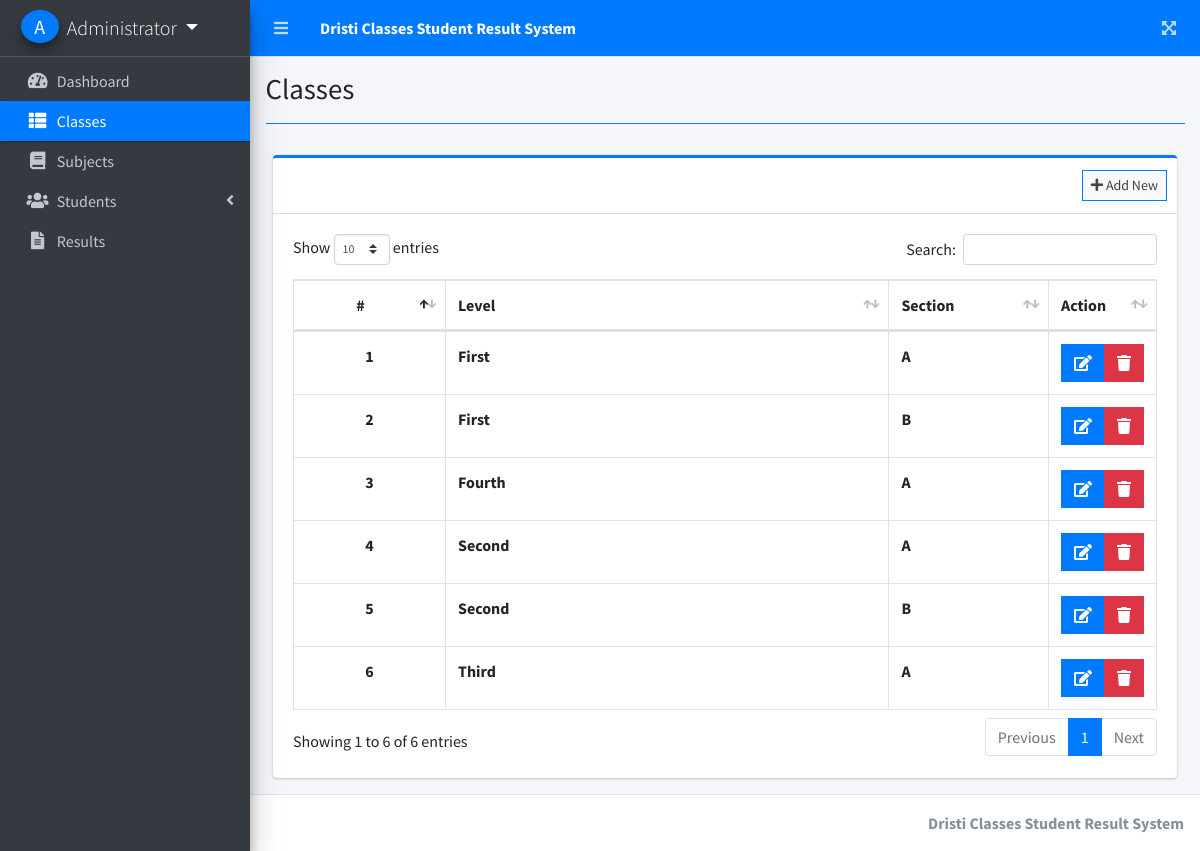
The app's page /index.php?page=classes (signed in) with its own data.
### tables this page shows
CREATE TABLE `classes` (
  `id` int(30) NOT NULL,
  `level` varchar(200) NOT NULL,
  `section` varchar(200) NOT NULL,
  `date_created` datetime NOT NULL DEFAULT current_timestamp()
);

### classes.php (the view, shortened to what this page needs)
<?php include'db_connect.php' ?>
<div class="col-lg-12">
	<div class="card card-outline card-primary">
		<div class="card-header">
			<div class="card-tools">
				<a class="btn btn-block btn-sm btn-default btn-flat border-primary new_class" href="javascript:void(0)"><i class="fa fa-plus"></i> Add New</a>
			</div>
		</div>
		<div class="card-body">
			<table class="table tabe-hover table-bordered" id="list">
				<colgroup>
					<col width="20%">
					<col width="60%">
					<col width="20%">
				</colgroup>
				<thead>
					<tr>
						<th class="text-center">#</th>
						<th>Level</th>
						<th>Section</th>
						<th>Action</th>
					</tr>
				</thead>
				<tbody>
					<?php
					$i = 1;
					$qry = $conn->query("SELECT * FROM classes order by level asc, section asc ");
					while($row= $qry->fetch_assoc()):
					?>
					<tr>
						<th class="text-center"><?php echo $i++ ?></th>
						<td><b><?php echo $row['level'] ?></b></td>
						<td><b><?php echo $row['section'] ?></b></td>
						<td class="text-center">
		                    <div class="btn-group">
		                        <a href="javascript:void(0)" data-id='<?php echo $row['id'] ?>' class="btn btn-primary btn-flat manage_class">
		                          <i class="fas fa-edit"></i>
		                        </a>
		                        <button type="button" class="btn btn-danger btn-flat delete_class" data-id="<?php echo $row['id'] ?>">
		                          <i class="fas fa-trash"></i>
		                        </button>
	                      </div>
						</td>
					</tr>
				<?php endwhile; ?>
				</tbody>
			</table>
		</div>
	</div>
</div>

### index.php (shortened to what this page needs)
<!DOCTYPE html>
<html lang="en">
<?php
	include 'header.php'
?>
<body class="hold-transition sidebar-mini layout-fixed layout-navbar-fixed layout-footer-fixed">
<div class="wrapper">
  <?php include 'topbar.php' ?>
  <?php include 'sidebar.php' ?>
  <div class="content-wrapper">
    <div class="content-header">
      <div class="container-fluid">
        <div class="row mb-2">
          <div class="col-sm-6">
            <h1 class="m-0"><?php echo $title ?></h1>
          </div>
        </div>
            <hr class="border-primary">
      </div>
    </div>
    <section class="content">
      <div class="container-fluid">
         <?php
            $page = isset($_GET['page']) ? $_GET['page'] : 'home';
            if(!file_exists($page.".php")){
                include '404.html';
            }else{
            include $page.'.php';
            }
          ?>
      </div>
    </section>
  </div>
  <footer class="main-footer">
    <div class="float-right d-none d-sm-inline-block">
      <b><?php echo $_SESSION['system']['name'] ?></b>
    </div>
  </footer>
</div>
</body>
</html>

### header.php (shortened to what this page needs)
<head>
  <?php
  $title = isset($_GET['page']) ? ucwords(str_replace("_", ' ', $_GET['page'])) : "Home";
  $title = str_replace("Persons Companies","Persons/Companies",$title);
  ?>
  <link rel="stylesheet" href="assets/plugins/fontawesome-free/css/all.min.css">
  <link rel="stylesheet" href="assets/plugins/overlayScrollbars/css/OverlayScrollbars.min.css">
  <link rel="stylesheet" href="assets/plugins/datatables-bs4/css/dataTables.bootstrap4.min.css">
  <link rel="stylesheet" href="assets/plugins/datatables-responsive/css/responsive.bootstrap4.min.css">
  <link rel="stylesheet" href="assets/plugins/datatables-buttons/css/buttons.bootstrap4.min.css">
  <link rel="stylesheet" href="assets/plugins/select2/css/select2.min.css">
  <link rel="stylesheet" href="assets/plugins/select2-bootstrap4-theme/select2-bootstrap4.min.css">
  <link rel="stylesheet" href="assets/plugins/sweetalert2-theme-bootstrap-4/bootstrap-4.min.css">
  <link rel="stylesheet" href="assets/plugins/toastr/toastr.min.css">
  <link rel="stylesheet" href="assets/plugins/dropzone/min/dropzone.min.css">
  <link rel="stylesheet" href="assets/dist/css/jquery.datetimepicker.min.css">
  <link rel="stylesheet" href="assets/plugins/icheck-bootstrap/icheck-bootstrap.min.css">
  <link rel="stylesheet" href="assets/plugins/bootstrap4-toggle/css/bootstrap4-toggle.min.css">
  <link rel="stylesheet" href="assets/dist/css/adminlte.min.css">
  <link rel="stylesheet" href="assets/dist/css/styles.css">
  <link rel="stylesheet" href="assets/plugins/summernote/summernote-bs4.min.css">
</head>

### topbar.php (shortened to what this page needs)
<nav class="main-header navbar navbar-expand navbar-primary navbar-dark ">
  <ul class="navbar-nav">
    <?php if(isset($_SESSION['login_id'])): ?>
    <li class="nav-item">
      <a class="nav-link" data-widget="pushmenu" href="" role="button"><i class="fas fa-bars"></i></a>
    </li>
  <?php endif; ?>
    <li>
      <a class="nav-link text-white"  href="./" role="button"> <large><b><?php echo $_SESSION['system']['name'] ?></b></large></a>
    </li>
  </ul>
  <ul class="navbar-nav ml-auto">
    <li class="nav-item">
      <a class="nav-link" data-widget="fullscreen" href="#" role="button">
        <i class="fas fa-expand-arrows-alt"></i>
      </a>
    </li>
  </ul>
</nav>

### sidebar.php (shortened to what this page needs)
<aside class="main-sidebar sidebar-dark-primary elevation-4">
  <div class="dropdown">
 	<a href="javascript:void(0)" class="brand-link dropdown-toggle" data-toggle="dropdown" aria-expanded="true">
      <?php if(empty($_SESSION['login_avatar'])): ?>
      <span class="brand-image img-circle elevation-3 d-flex justify-content-center align-items-center bg-primary text-white font-weight-500" style="width: 38px;height:50px"><?php echo strtoupper(substr($_SESSION['login_firstname'], 0,1).substr($_SESSION['login_lastname'], 0,1)) ?></span>
      <?php else: ?>
        <span class="image">
          <img src="../assets/uploads/<?php echo $_SESSION['login_avatar'] ?>" style="width: 38px;height:38px" class="img-circle elevation-2" alt="User Image">
        </span>
      <?php endif; ?>
      <span class="brand-text font-weight-light"><?php echo ucwords($_SESSION['login_firstname'].' '.$_SESSION['login_lastname']) ?></span>
    </a>
  </div>
  <div class="sidebar">
    <nav class="mt-2">
      <ul class="nav nav-pills nav-sidebar flex-column nav-flat" data-widget="treeview" role="menu" data-accordion="false">
        <li class="nav-item dropdown">
          <a href="./" class="nav-link nav-home">
            <i class="nav-icon fas fa-tachometer-alt"></i>
            <p>
              Dashboard
            </p>
          </a>
        </li>
        <li class="nav-item dropdown">
          <a href="./index.php?page=classes" class="nav-link nav-classes">
            <i class="nav-icon fas fa-th-list"></i>
            <p>
              Classes
            </p>
          </a>
        </li>
        <li class="nav-item dropdown">
          <a href="./index.php?page=subjects" class="nav-link nav-subjects">
            <i class="nav-icon fas fa-book"></i>
            <p>
              Subjects
            </p>
          </a>
        </li>
        <li class="nav-item">
          <a href="#" class="nav-link nav-edit_student">
            <i class="nav-icon fas fa-users"></i>
            <p>
              Students
              <i class="right fas fa-angle-left"></i>
            </p>
          </a>
        </li>
         <li class="nav-item dropdown">
          <a href="./index.php?page=results" class="nav-link nav-results nav-new_result nav-edit_result">
            <i class="nav-icon fas fa-file-alt"></i>
            <p>
              Results
            </p>
          </a>
        </li>
      </ul>
    </nav>
  </div>
</aside>

### records on screen
classes: level "First", section "A"
classes: level "First", section "B"
classes: level "Fourth", section "A"
classes: level "Second", section "A"
classes: level "Second", section "B"
classes: level "Third", section "A"

### other values on screen
$_SESSION['system']['name'] "Dristi Classes Student Result System"
$_SESSION['login_firstname'].' '.$_SESSION['login_lastname'] "Administrator"
$title "Classes"
